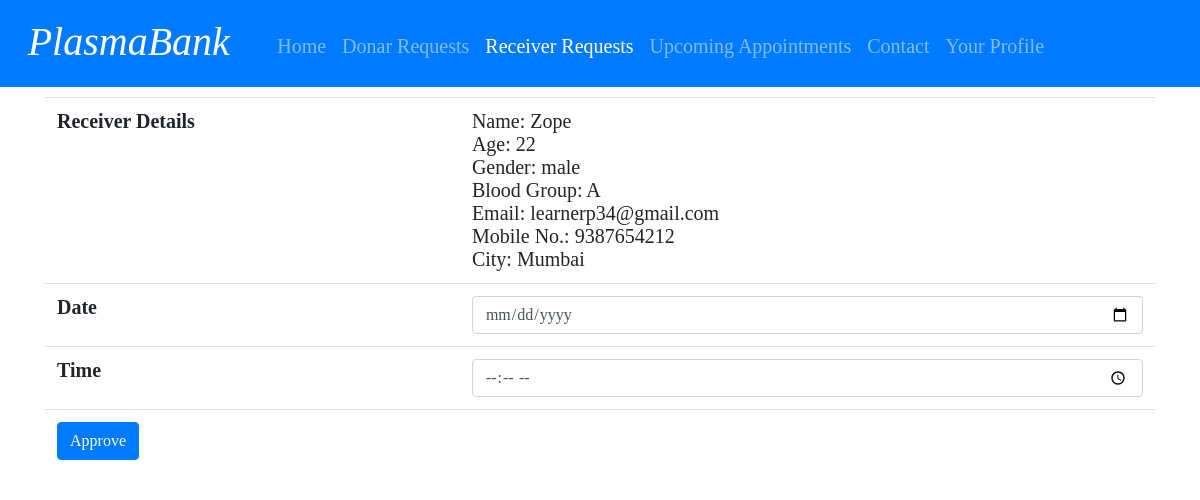
Screenshot of /organization/receiver_appointment.php (signed in) with the database file from the repository.
### tables this page shows
CREATE TABLE `receiver_requests` (
  `receiver_id` int(50) NOT NULL,
  `user_email` varchar(50) NOT NULL,
  `user_phone` varchar(50) NOT NULL,
  `receiver_name` varchar(50) NOT NULL,
  `receiver_age` varchar(50) NOT NULL,
  `receiver_gender` varchar(50) NOT NULL,
  `receiver_bgroup` varchar(50) NOT NULL,
  `receiver_city` varchar(50) NOT NULL,
  `receiver_proof` varchar(255) NOT NULL,
  `token` varchar(255) NOT NULL,
  `request_status` int(50) NOT NULL,
  `allotment_status` int(50) NOT NULL
);

### organization/receiver_appointment.php (the view, shortened to what this page needs)
<html>
    <head>
        <link rel="stylesheet" type="text/css" href="stylesheet.css">
        <link rel="stylesheet" type="text/css" href="stylesheet.css">
        <link rel="stylesheet" type="text/css" href="stylesheet.css">
        <link rel="stylesheet" href="https://stackpath.bootstrapcdn.com/bootstrap/4.5.0/css/bootstrap.min.css">
    </head>
    <body>
    <?php
        $db=new database();
        $conn=$db->connect();
        $email=$_SESSION['email'];
    ?>
    <nav class="navbar navbar-expand-lg navbar-dark bg-primary">
            <div class="navbar-brand"><h1><I>PlasmaBank</I></h1></div>
            <div class="collapse navbar-collapse" id="navbarColor01">
              <ul class="navbar-nav mr-auto">
              <li class="nav-item">
                  <a class="nav-link"  href="home.php">Home</a>
                </li>
                <li class="nav-item">
                  <a class="nav-link"  href="donar_appointment.php">Donar Requests</a>
                </li>
                <li class="nav-item">
                  <a class="nav-link active"  href="receiver_appointment.php">Receiver Requests</a>
                </li>
                <li class="nav-item">
                  <a class="nav-link"  href="upcoming_appointments.php">Upcoming Appointments</a>
                </li>
                <li class="nav-item">
                  <a class="nav-link" href="contact.php">Contact</a>
                </li>
                <li class="nav-item">
                  <a class="nav-link" href="profile_org.php">Your Profile</a>
                </li>
              </ul>
            </div>
          </nav>
          <?php
                $sql1="SELECT * FROM organizational_user WHERE email='$email';";
                $result1=mysqli_query($conn,$sql1);
                $row1=mysqli_fetch_assoc($result1);
                $city=$row1['city'];
                $sql="SELECT * FROM receiver_requests WHERE allotment_status=0 and receiver_city='$city';";
                $result=mysqli_query($conn,$sql);
                if($result==true)
                {
                    if(mysqli_num_rows($result)>0)
                    {
                        echo "<div class='container' id='i2'>";
                        while($row=mysqli_fetch_assoc($result))
                        {
                            echo "<table id='table' class='table table-hover'>
                            <tr>
                                  <th>Receiver Details</th>
                                  <td id='dname'>Name: $row[receiver_name]<br>
                                  Age: $row[receiver_age]<br>
                                  Gender: $row[receiver_gender]<br>
                                  Blood Group: $row[receiver_bgroup]<br>
                                  Email: $row[user_email]<br>
                                  Mobile No.: $row[user_phone]<br>
                                  City: $row[receiver_city]<br>
                                  </td>
                                  </tr>
                            <form id='form_register' method='POST' action='handler_org.php?req=allot_receiver&token=$row[token]'>
                            <tr>
                              <th>Date</th><td><input type='date'name='date' class='form-control' placeholder='choose date' required></td>
                            </tr>
                            <tr>
                              <th>Time</th><td><input type='time' name='time' class='form-control' placeholder='choose time' required></td>
                            </tr>
                            <tr>
                            <th>
                            <input type='submit' class='btn btn-primary' value='Approve'>
                            </th><td></td>
                            <tr>
                            </form>
                            </table>";
                        }
                        echo "</div>";
                    }
                    else
                    {
                      echo "<div class='container' id='i2'><p><h1 class='text-center'>No Receiver Requests.</h1></p></div>";
                    }
                }
                else
                {
                  echo "<div class='container' id='i2'><p><h1 class='text-center'>Error Occured Please try again later.</h1></p></div>";
                }
            ?>
    </body>
</html>

### organization/stylesheet.css (style rules this page uses)
body { font-size: 20px; background-color: rgb(240,240,240); font-family: arial, sans-serif; margin: 25px; }
h1 { font-size: 50px; font-weight: normal; margin-top: 5px; }
nav > div { font-size: 20px; font-weight: normal; margin-top: 5px; padding: 0% 1% 0% 1%; display: inline-block; }

### organization/receiver_appointment.php (style rules this page uses)
body { font-family: 'Times New Roman', Times, serif; }
#table { margin-top: 10px; }
#table th { font-size: 20px; align-items: center; justify-content: center; }
#table td { font-size: 20px; align-items: center; justify-content: center; }

### rows the page displays
receiver_requests: receiver_name "Zope", receiver_age "22", receiver_gender "male", receiver_bgroup "A", user_email "learnerp34@gmail.com", user_phone "9387654212", receiver_city "Mumbai"
